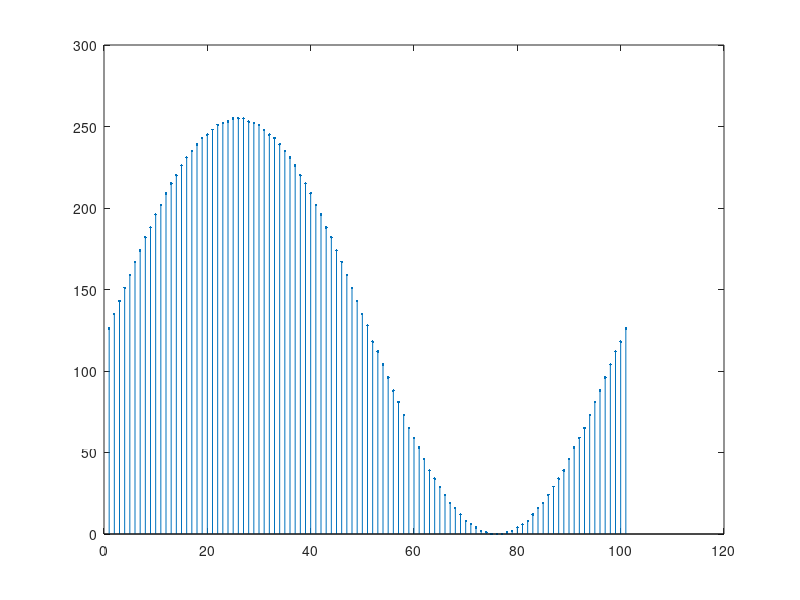

Recreate this plot in MATLAB.
function main
 clc
 t = 0:100;
 y = sin(2*pi*t/100)
 size(y)
 y = y-min(y);
 y = y/max(y);
 y1 = [0];
 for i = 1:100
   y1 = [y1 y/max(y)];
 end

 y = y * 1000;
 
 
 
 steps = 8;
 ymin = min(y);
 ymax = max(y);
 
 for i = 1:length(y)
     z(i) = quantizer (y(i), steps, ymin, ymax);
 end
 
 z = z - min(z);
 z = z/max(z) * (2^steps-1);
 z = floor(z);

 
fid = fopen('sindata.c', 'w');
disp('#include <avr/pgmspace.h>');
cs = sprintf('unsigned char sindata[%d] PROGMEM =', length(z)); 
fprintf(fid, '%s\r\n', cs);
fprintf(fid, '{\r\n');

disp(cs)
disp('{');

n = length(z);
each_time = 10;
ctr = 0;

while (n>each_time)
    n = n-each_time ;
    for i = 1:each_time
        ctr = ctr+1;
        if i == 1
            ss = sprintf('%d ', (z(ctr)));
            
        else
            ss = sprintf('%s, %d', ss, (z(ctr)));
        end
    end
    fprintf(fid, '%s,\r\n', ss);
    disp(ss)
end

for i = 1:n
   ctr = ctr+1;
   if i == 1
        ss = sprintf('%d', z(ctr));
   else
        ss = sprintf('%s, %d', ss, z(ctr));
   end
end
disp(ss)
fprintf(fid, '%s,\r\n', ss);
disp('}');
fprintf(fid, '};\r\n');
%  disp('Howdy')
y = [0]
for i = 1:1000
   y = [y z/max(z)];
end
%       sound(y, 50000)
y
fclose(fid)
stem(z, '.')
end


function y = quantizer (x, steps, ymin, ymax)
    
    %ymax = 3;
    %ymin = -3;
    delta = (ymax-ymin)/(2^steps-1);
    y=ymin;
    for i = 0:2^steps-1
        if (x <= (ymin + i*delta))
            l = (ymin + (i-1)*delta);
            u = (ymin + i*delta);
            a = (l+u)/2;
            if (x>a) 
                y = u;
            else 
                y = l;
            end
            break;
        end
    end
    
end